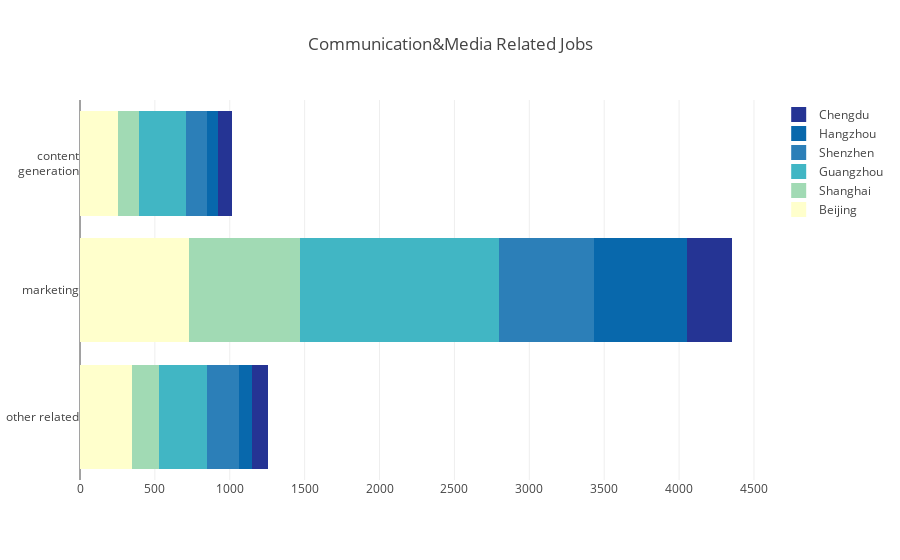

This figure's notebook cell:
### Markdown cell above
这个图是和传播学相关的3类职位在各个城市的平均薪资比较，每一类最高的我标出来了，然后总的来说marketing类的工资要高一些

### Code cell
trace1 = go.Bar(
    y=['other related', 'marketing', 'content<br>generation'],
    x=[Beijing_other_position, Beijing_marketing_position, Beijing_content_position],
    name='Beijing',
    orientation = 'h',
    marker = dict(
        color = 'rgb(255, 255, 204)',
        line = dict(
            color = 'rgb(255, 255, 204)',
            width = 3)
    )
)
trace2 = go.Bar(
    y=['other related', 'marketing', 'content<br>generation'],
    x=[shanghai_other_position, shanghai_marketing_position, shanghai_content_position],
    name='Shanghai',
    orientation = 'h',
    marker = dict(
        color = 'rgb(161, 218, 180)',
        line = dict(
            color = 'rgb(161, 218, 180)',
            width = 3)
    )
)
trace3 = go.Bar(
    y=['other related', 'marketing', 'content<br>generation'],
    x=[guangzhou_other_position, guangzhou_marketing_position, guangzhou_content_position],
    name='Guangzhou',
    orientation = 'h',
    marker = dict(
        color = 'rgb(65, 182, 196)',
        line = dict(
            color = 'rgb(65, 182, 196)',
            width = 3)
    )
)
trace4 = go.Bar(
    y=['other related', 'marketing', 'content<br>generation'],
    x=[other_position, marketing_position, content_position],
    name='Shenzhen',
    orientation = 'h',
    marker = dict(
        color = 'rgb(44, 127, 184)',
        line = dict(
            color = 'rgb(44, 127, 184)',
            width = 3)
    )
)
trace5 = go.Bar(
    y=['other related', 'marketing', 'content<br>generation'],
    x=[Hangzhou_other_position, Hangzhou_marketing_position, Hangzhou_content_position],
    name='Hangzhou',
    orientation = 'h',
    marker = dict(
        color = 'rgb(8, 104, 172)',
        line = dict(
            color = 'rgb(8, 104, 172)',
            width = 3)
    )
)
trace6 = go.Bar(
    y=['other related', 'marketing', 'content<br>generation'],
    x=[Chengdu_other_position, Chengdu_marketing_position, chengdu_content_position],
    name='Chengdu',
    orientation = 'h',
    marker = dict(
        color = 'rgb(37, 52, 148)',
        line = dict(
            color = 'rgb(37, 52, 148)',
            width = 3)
    )
)



data = [trace1, trace2,trace3,trace4,trace5,trace6]
layout = {
  "barmode": "stack", 
  "title": "Communication&Media Related Jobs", 
  "xaxis": {
    "autorange": True, 
    "range": [0, 4573.68421053], 
    "title": "Click to enter X axis title", 
    "type": "linear"
  }, 
  "yaxis": {
    "autorange": True, 
    "range": [-0.5, 2.5], 
    "type": "category"
  }
}

fig = go.Figure(data=data, layout=layout)
iplot(fig, filename='marker-h-bar')

### Figure 1 — Plotly figure (JSON) as saved in the notebook; plotly's stock layout.template omitted (floating-point values rounded to 4 significant figures)
{"data": [{"marker": {"color": "rgb(255, 255, 204)", "line": {"color": "rgb(255, 255, 204)", "width": 3}}, "name": "Beijing", "orientation": "h", "type": "bar", "x": [354, 737, 266], "y": ["other related", "marketing", "content<br>generation"]}, {"marker": {"color": "rgb(161, 218, 180)", "line": {"color": "rgb(161, 218, 180)", "width": 3}}, "name": "Shanghai", "orientation": "h", "type": "bar", "x": [181, 745, 137], "y": ["other related", "marketing", "content<br>generation"]}, {"marker": {"color": "rgb(65, 182, 196)", "line": {"color": "rgb(65, 182, 196)", "width": 3}}, "name": "Guangzhou", "orientation": "h", "type": "bar", "x": [326, 1325, 318], "y": ["other related", "marketing", "content<br>generation"]}, {"marker": {"color": "rgb(44, 127, 184)", "line": {"color": "rgb(44, 127, 184)", "width": 3}}, "name": "Shenzhen", "orientation": "h", "type": "bar", "x": [209, 633, 139], "y": ["other related", "marketing", "content<br>generation"]}, {"marker": {"color": "rgb(8, 104, 172)", "line": {"color": "rgb(8, 104, 172)", "width": 3}}, "name": "Hangzhou", "orientation": "h", "type": "bar", "x": [89, 626, 69], "y": ["other related", "marketing", "content<br>generation"]}, {"marker": {"color": "rgb(37, 52, 148)", "line": {"color": "rgb(37, 52, 148)", "width": 3}}, "name": "Chengdu", "orientation": "h", "type": "bar", "x": [86, 279, 73], "y": ["other related", "marketing", "content<br>generation"]}], "layout": {"barmode": "stack", "title": "Communication&Media Related Jobs", "xaxis": {"autorange": true, "range": [0, 4574.0], "title": "Click to enter X axis title", "type": "linear"}, "yaxis": {"autorange": true, "range": [-0.5, 2.5], "type": "category"}}}
